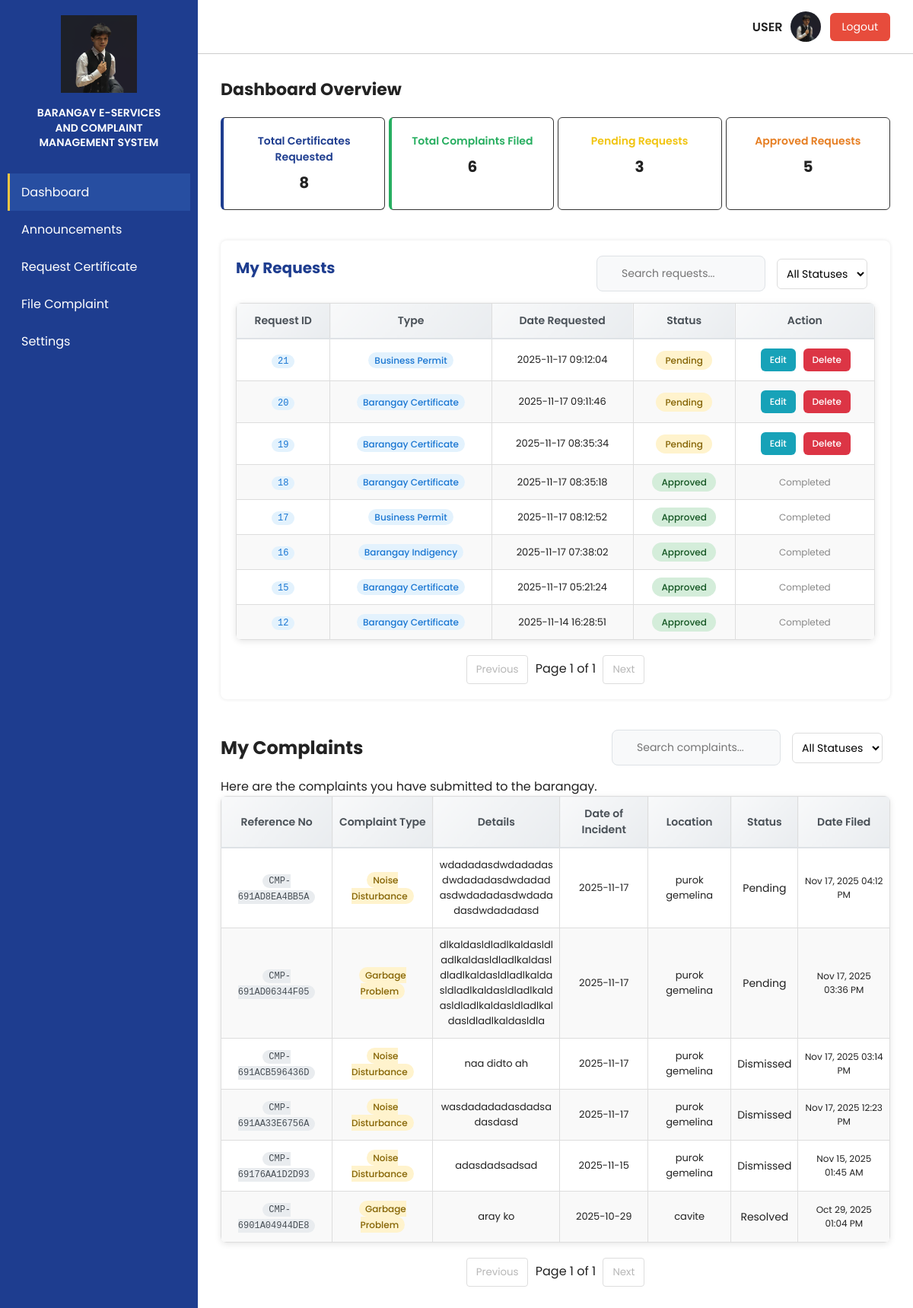
Screenshot of /users/user/user_dashboard.php (signed in) with the database file from the repository.
### tables this page shows
CREATE TABLE `tbl_requests` (
  `r_id` int(11) NOT NULL,
  `id` int(11) NOT NULL,
  `first_name` varchar(255) NOT NULL,
  `second_name` varchar(255) NOT NULL,
  `last_name` varchar(255) NOT NULL,
  `gender` varchar(50) NOT NULL,
  `age` int(11) NOT NULL,
  `address` varchar(255) NOT NULL,
  `email` varchar(255) NOT NULL,
  `document_type` varchar(255) NOT NULL,
  `purpose` varchar(255) NOT NULL,
  `r_status` varchar(255) NOT NULL,
  `date_requested` varchar(50) NOT NULL,
  `pickup_datetime` datetime DEFAULT NULL,
  `fees` decimal(10,2) DEFAULT NULL,
  `instructions` text DEFAULT NULL
);

CREATE TABLE `tbl_complaints` (
  `c_id` int(11) NOT NULL,
  `user_id` int(11) NOT NULL,
  `reference_no` varchar(50) NOT NULL,
  `complaint_type` varchar(100) NOT NULL,
  `details` text NOT NULL,
  `date_of_incident` date NOT NULL,
  `location` varchar(255) NOT NULL,
  `status` varchar(50) DEFAULT 'Pending',
  `date_filed` datetime DEFAULT current_timestamp()
);

### users/user/user_dashboard.php (the view, shortened to what this page needs)
<?php
require_once '../../config.php';
$user_id = $_SESSION['user_id'];
$stmt = $conn->prepare("SELECT * FROM tbl_requests WHERE id = ? ORDER BY r_id DESC");
$stmt->bind_param("i", $user_id);
$stmt->execute();
$result = $stmt->get_result();
$requests = [];
while ($row = $result->fetch_assoc()) {
    $requests[] = $row;
}
$total_requests = count($requests);
$pending_count = 0;
$completed_count = 0;
foreach ($requests as $req) {
    if ($req['r_status'] === 'pending') $pending_count++;
    if ($req['r_status'] === 'approved') $completed_count++;
}
?>
<!DOCTYPE html>
<html lang="en">
<head>
  <link rel="stylesheet" href="../../styles/Official_dashboard.css" />
  <link rel="stylesheet" href="../../styles/User_dashboard.css" />
</head>
<body>
  <div class="container">
    <aside class="sidebar">
      <div class="logo-section">
        <img src="../../images/ivan.png" alt="Barangay Logo">
        <h2>BARANGAY E-SERVICES<br>AND COMPLAINT<br>MANAGEMENT SYSTEM</h2>
      </div>
      <nav class="nav">
        <a href="#" class="nav-item nav-dashboard active" data-target="dashboardSection"><i class="fas fa-chart-pie"></i> Dashboard</a>
        <a href="#" class="nav-item nav-announcements" data-target="announcementsSection"><i class="fas fa-bullhorn"></i> Announcements</a>
        <a href="#" class="nav-item nav-requests" data-target="requestCertificateSection"><i class="fas fa-file-alt"></i> Request Certificate</a>
        <a href="#" class="nav-item nav-complaints" data-target="fileComplaintSection"><i class="fas fa-exclamation-circle"></i> File Complaint</a>
        <a href="#" class="nav-item nav-settings" data-target="settingsSection"><i class="fas fa-cog"></i> Settings</a>
      </nav>
    </aside>
    <div class="main">
      <div class="topbar">
        <span class="admin">USER</span>
        <img src="../../images/ivan.png" alt="User Icon" class="admin-icon" />
        <button id="logoutBtn" class="logout-btn" onclick="logout()"><i class="fas fa-sign-out-alt"></i> Logout</button>
      </div>
      <div class="dashboard section" id="dashboardSection">
        <h1>Dashboard Overview</h1>
        <div class="cards">
          <div class="card blue">
            <p>Total Certificates Requested</p>
            <h2><?php echo $total_requests; ?></h2>
          </div>
          <div class="card green">
            <p>Total Complaints Filed</p>
            <h2><?php
              $complaints_count_query = $conn->prepare("SELECT COUNT(*) as count FROM tbl_complaints WHERE user_id = ?");
              $complaints_count_query->bind_param("i", $user_id);
              $complaints_count_query->execute();
              $complaints_count = $complaints_count_query->get_result()->fetch_assoc()['count'];
              echo $complaints_count;
            ?></h2>
          </div>
          <div class="card yellow">
            <p>Pending Requests</p>
            <h2><?php echo $pending_count; ?></h2>
          </div>
          <div class="card orange">
            <p>Approved Requests</p>
            <h2><?php echo $completed_count; ?></h2>
          </div>
        </div>
        <div class="users-section">
          <div class="users-header">
            <h2>My Requests</h2>
            <div class="header-actions">
              <div class="search-container">
                <input type="text" id="requestSearch" placeholder="Search requests..." onkeyup="searchTable('userTable', this.value)">
              </div>
              <select id="requestStatusFilter" onchange="filterUserRequests()" style="padding:8px;border-radius:6px;border:1px solid #ddd;margin-right:10px">
                <option value="">All Statuses</option>
              </select>
            </div>
          </div>
          <table class="user-table" id="userTable">
            <thead>
              <tr>
                <th>Request ID</th>
                <th>Type</th>
                <th>Date Requested</th>
                <th>Status</th>
                <th>Action</th>
              </tr>
            </thead>
            <tbody>
            <?php if ($total_requests > 0): ?>
              <?php foreach ($requests as $req): ?>
                <tr data-status="<?= htmlspecialchars($req['r_status']) ?>">
                  <td><span class="request-id-badge"><?= htmlspecialchars($req['r_id']) ?></span></td>
                  <td><span class="doc-type-badge"><?= htmlspecialchars($req['document_type']) ?></span></td>
                  <td style="font-size:13px;"><?= htmlspecialchars($req['date_requested'] ?? '') ?></td>
                  <td><span class="status <?= $req['r_status'] === 'pending' ? 'pending' : ($req['r_status'] === 'approved' ? 'active' : 'denied') ?>">
                    <?= ucfirst($req['r_status']) ?>
                  </span></td>
                  <td>
                    <?php if ($req['r_status'] === 'pending'): ?>
                      <button class="action-btn edit-btn" onclick="editRequest(<?= $req['r_id'] ?>)"><i class="fas fa-edit"></i> Edit</button>
                      <button class="action-btn delete-btn" onclick="deleteRequest(<?= $req['r_id'] ?>)"><i class="fas fa-trash"></i> Delete</button>
                    <?php elseif ($req['r_status'] === 'approved' && !empty($req['pickup_datetime'])): ?>
                      <button class="action-btn view-btn" onclick="viewPickupDetails(<?= $req['r_id'] ?>)"><i class="fas fa-eye"></i> View Pickup</button>
                    <?php else: ?>
                      <span style="color:#888;font-size:12px;">Completed</span>
                    <?php endif; ?>
                  </td>
                </tr>
              <?php endforeach; ?>
            <?php else: ?>
              <tr>
                <td colspan="5" style="text-align:center;padding:40px;color:#666;">No requests found.</td>
              </tr>
            <?php endif; ?>
            </tbody>
          </table>
          <div id="requestPagination" style="margin-top:20px;text-align:center">
            <button id="requestPrevPage" onclick="changeRequestPage(-1)" disabled style="padding:8px 12px;margin:0 5px;border:1px solid #ddd;border-radius:4px;background:white">Previous</button>
            <span id="requestPageInfo">Page 1 of 1</span>
            <button id="requestNextPage" onclick="changeRequestPage(1)" disabled style="padding:8px 12px;margin:0 5px;border:1px solid #ddd;border-radius:4px;background:white">Next</button>
          </div>
        </div>
        <div class="complaints-section" style="margin-top: 40px;">
          <div class="users-header">
            <h2>My Complaints</h2>
            <div class="header-actions">
              <div class="search-container">
                <input type="text" id="complaintSearch" placeholder="Search complaints..." onkeyup="searchTable('complaintsTable', this.value)">
              </div>
              <select id="complaintStatusFilter" onchange="filterUserComplaints()" style="padding:8px;border-radius:6px;border:1px solid #ddd;margin-right:10px">
                <option value="">All Statuses</option>
              </select>
            </div>
          </div>
          <p class="subtitle">Here are the complaints you have submitted to the barangay.</p>
          <table class="user-table" id="complaintsTable">
            <thead>
              <tr>
                <th>Reference No</th>
                <th>Complaint Type</th>
                <th>Details</th>
                <th>Date of Incident</th>
                <th>Location</th>
                <th>Status</th>
                <th>Date Filed</th>
              </tr>
            </thead>
            <tbody>
              <?php
                $user_id = $_SESSION['user_id'];
                $complaints_query = $conn->prepare("
                  SELECT reference_no, complaint_type, details, date_of_incident, location, status, date_filed
                  FROM tbl_complaints
                  WHERE user_id = ?
                  ORDER BY date_filed DESC
                ");
                $complaints_query->bind_param("i", $user_id);
                $complaints_query->execute();
                $complaints_result = $complaints_query->get_result();
                if ($complaints_result->num_rows > 0) {
                    while ($row = $complaints_result->fetch_assoc()) {
                        $reference_no = htmlspecialchars($row['reference_no']);
                        $complaint_type = htmlspecialchars($row['complaint_type']);
                        $details = htmlspecialchars($row['details']);
                        $date_incident = htmlspecialchars($row['date_of_incident']);
                        $location = htmlspecialchars($row['location']);
                        $status = htmlspecialchars($row['status']);
                        $date_filed = date('M d, Y h:i A', strtotime($row['date_filed']));
                        $status_class = strtolower(str_replace(' ', '-', $status));
                        echo "
                          <tr data-status='{$status}'>
                            <td><span class='reference-badge'>{$reference_no}</span></td>
                            <td><span class='complaint-type-badge'>{$complaint_type}</span></td>
                            <td style='max-width:200px;word-break:break-word;font-size:13px;'>{$details}</td>
                            <td style='font-size:13px;'>{$date_incident}</td>
                            <td style='max-width:150px;word-break:break-word;font-size:13px;'>{$location}</td>
                            <td><span class='status-badge {$status_class}'>{$status}</span></td>
                            <td style='font-size:12px;'>{$date_filed}</td>
                          </tr>
                        ";
                    }
                } else {
                    echo "<tr><td colspan='7' style='text-align:center;padding:40px;color:#666;'>No complaints filed yet.</td></tr>";
                }
              ?>
            </tbody>
          </table>
          <div id="complaintPagination" style="margin-top:20px;text-align:center">
            <button id="complaintPrevPage" onclick="changeComplaintPage(-1)" disabled style="padding:8px 12px;margin:0 5px;border:1px solid #ddd;border-radius:4px;background:white">Previous</button>
            <span id="complaintPageInfo">Page 1 of 1</span>
            <button id="complaintNextPage" onclick="changeComplaintPage(1)" disabled style="padding:8px 12px;margin:0 5px;border:1px solid #ddd;border-radius:4px;background:white">Next</button>
          </div>
        </div>
      </div>
    </div>
  </div>
</body>
</html>

### styles/User_dashboard.css (style rules this page uses)
.reference-badge { background: #e9ecef; color: #495057; padding: 2px 8px; border-radius: 12px; font-size: 12px; font-weight: 500; font-family: monospace; }
.request-id-badge { background: #e3f2fd; color: #1976d2; padding: 2px 8px; border-radius: 12px; font-size: 12px; font-weight: 500; font-family: monospace; }
.header-actions { display: flex; gap: 15px; align-items: center; flex-wrap: wrap; }
.search-container { display: flex; align-items: center; gap: 8px; background: #f8f9fa; padding: 8px 12px; border-radius: 8px; border: 1px solid #dee2e6; }
.search-container input { border: none; background: transparent; outline: none; padding: 4px; font-size: 14px; }
select { padding: 8px 12px; border: 1px solid #dee2e6; border-radius: 6px; background: white; font-size: 14px; cursor: pointer; }
.status { padding: 4px 12px; border-radius: 20px; font-size: 12px; font-weight: 500; text-transform: capitalize; }
.status.active { background: #d4edda; color: #155724; }
.status.pending { background: #fff3cd; color: #856404; }
.user-table button { padding: 6px 12px; border: none; border-radius: 6px; cursor: pointer; font-size: 12px; font-weight: 500; transition: all 0.2s ease; margin-right: 4px; }
.user-table button:first-child { background: #17a2b8; color: white; }
.user-table button:nth-child(2) { background: #ffc107; color: #212529; }
.user-table button:last-child { background: #dc3545; color: white; margin-right: 0; }
.logout-btn { background: #e74c3c; color: #fff; border: none; padding: 8px 16px; border-radius: 6px; font-size: 14px; cursor: pointer; transition: background 0.2s; margin-left: 12px; }

### rows the page displays
tbl_requests: r_id "21", document_type "Business Permit", date_requested "2025-11-17 09:12:04", r_status "Pending"
tbl_requests: r_id "20", document_type "Barangay Certificate", date_requested "2025-11-17 09:11:46", r_status "Pending"
tbl_requests: r_id "19", document_type "Barangay Certificate", date_requested "2025-11-17 08:35:34", r_status "Pending"
tbl_requests: r_id "18", document_type "Barangay Certificate", date_requested "2025-11-17 08:35:18", r_status "Approved", shows "Completed"
tbl_requests: r_id "17", document_type "Business Permit", date_requested "2025-11-17 08:12:52", r_status "Approved", shows "Completed"
tbl_requests: r_id "16", document_type "Barangay Indigency", date_requested "2025-11-17 07:38:02", r_status "Approved", shows "Completed"
tbl_requests: r_id "15", document_type "Barangay Certificate", date_requested "2025-11-17 05:21:24", r_status "Approved", shows "Completed"
tbl_requests: r_id "12", document_type "Barangay Certificate", date_requested "2025-11-14 16:28:51", r_status "Approved", shows "Completed"
tbl_complaints: reference_no "CMP-691AD8EA4BB5A", complaint_type "Noise Disturbance", details "wdadadasdwdadadasdwdadadasdwdadadasdwdadadasdwdadadasdwdadadasd", date_of_incident "2025-11-17", location "purok gemelina", status "Pending", date_filed "Nov 17, 2025 04:12 PM"
tbl_complaints: reference_no "CMP-691AD06344F05", complaint_type "Garbage Problem", details "dlkaldasldladlkaldasldladlkaldasldladlkaldasldladlkaldasldladlkaldasldladlkaldasldladlkaldasldladlkaldasldladlkaldasldladlkaldasldla", date_of_incident "2025-11-17", location "purok gemelina", status "Pending", date_filed "Nov 17, 2025 03:36 PM"
tbl_complaints: reference_no "CMP-691ACB596436D", complaint_type "Noise Disturbance", details "naa didto ah", date_of_incident "2025-11-17", location "purok gemelina", status "Dismissed", date_filed "Nov 17, 2025 03:14 PM"
tbl_complaints: reference_no "CMP-691AA33E6756A", complaint_type "Noise Disturbance", details "wasdadadadasdadsadasdasd", date_of_incident "2025-11-17", location "purok gemelina", status "Dismissed", date_filed "Nov 17, 2025 12:23 PM"
tbl_complaints: reference_no "CMP-69176AA1D2D93", complaint_type "Noise Disturbance", details "adasdadsadsad", date_of_incident "2025-11-15", location "purok gemelina", status "Dismissed", date_filed "Nov 15, 2025 01:45 AM"
tbl_complaints: reference_no "CMP-6901A04944DE8", complaint_type "Garbage Problem", details "aray ko", date_of_incident "2025-10-29", location "cavite", status "Resolved", date_filed "Oct 29, 2025 01:04 PM"

### other values shown
$total_requests "8"
$complaints_count "6"
$pending_count "3"
$completed_count "5"
